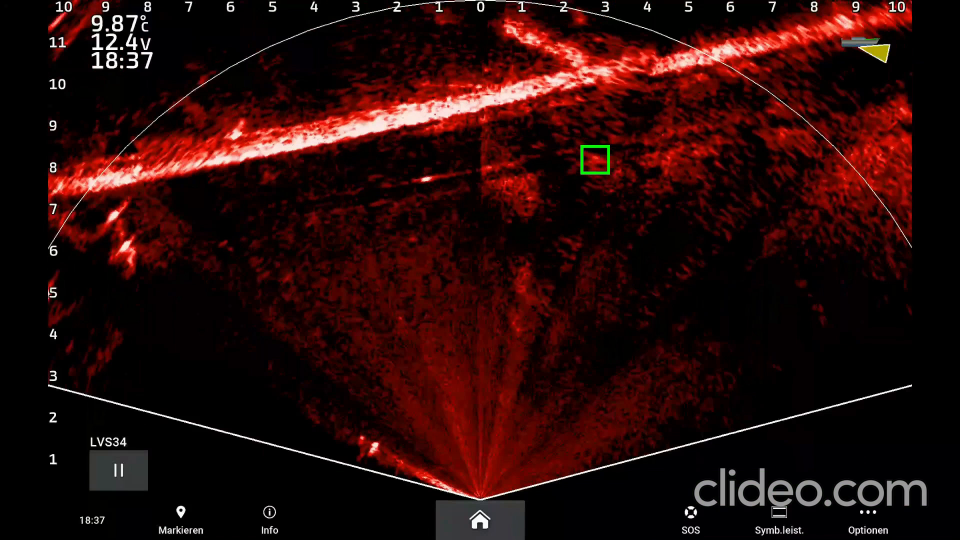
#> input picture frame 4 of tests/data/raw/videos/trimmed_video_minimal.mp4, 1920 x 1080 px, given in place of std_dev_filter.mp4, which was not available (shown at 1/2 size)
$ python dense_optical_flow.py
#> lines starting #> are read from the running program, lines starting #| are printed output that depends on the picture; pictures that were not available may be replaced by others from this repository, and a replacement may not be noted
import cv2 as cv
import numpy as np

# The video feed is read in as
# a VideoCapture object
cap = cv.VideoCapture("std_dev_filter.mp4")

# ret = a boolean return value from
# getting the frame, first_frame = the
# first frame in the entire video sequence
ret, first_frame = cap.read()
#> first_frame is the input picture: shape (1080, 1920, 3); mean B, G, R 9.2, 10.5, 39.6

# Converts frame to grayscale because we
# only need the luminance channel for
# detecting edges - less computationally
# expensive
prev_gray = cv.cvtColor(first_frame, cv.COLOR_BGR2GRAY)
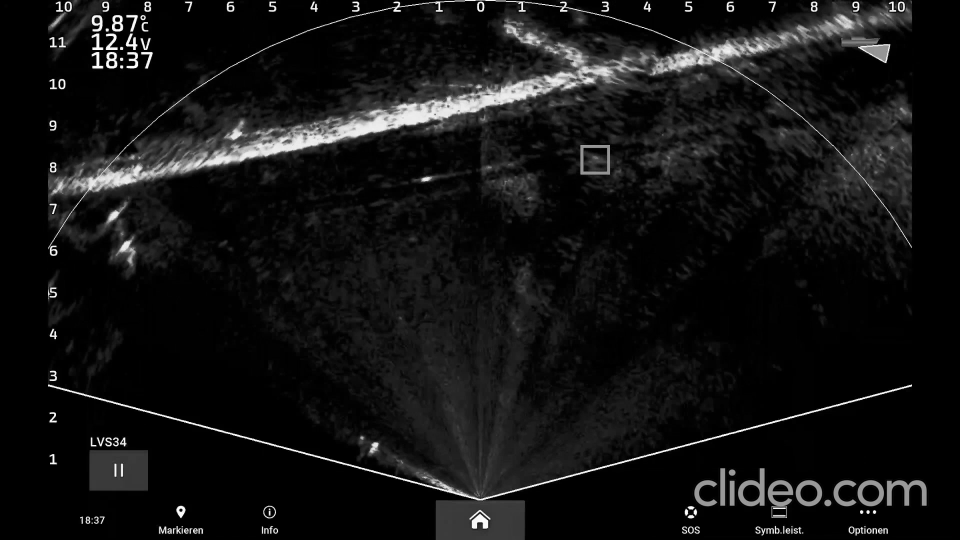
#> prev_gray: shape (1080, 1920) (shown at 1/2 size); min 0, max 255, mean 19

# Creates an image filled with zero
# intensities with the same dimensions
# as the frame
mask = np.zeros_like(first_frame)

# Sets image saturation to maximum
mask[..., 1] = 255

while cap.isOpened():

    # ret = a boolean return value from getting
    # the frame, frame = the current frame being
    # projected in the video
    ret, frame = cap.read()
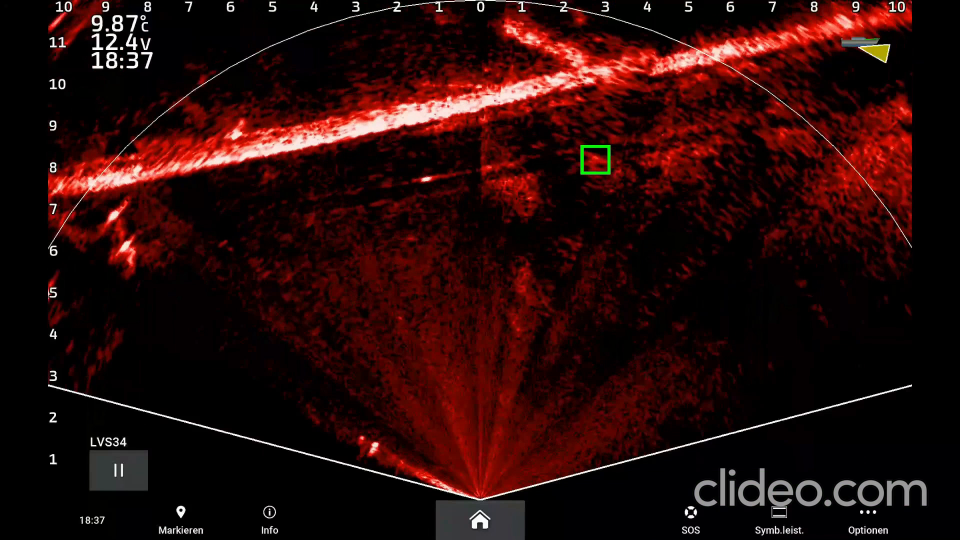
#> input picture frame 5 of tests/data/raw/videos/trimmed_video_minimal.mp4, 1920 x 1080 px, given in place of std_dev_filter.mp4, which was not available (shown at 1/2 size)
#> frame is the input picture: shape (1080, 1920, 3); mean B, G, R 9.3, 10.5, 39.6

    # Opens a new window and displays the input
    # frame
    cv.imshow("input", frame)

    # Converts each frame to grayscale - we previously
    # only converted the first frame to grayscale
    gray = cv.cvtColor(frame, cv.COLOR_BGR2GRAY)

    # Calculates dense optical flow by Farneback method
    flow = cv.calcOpticalFlowFarneback(prev_gray, gray, None, 0.5, 3, 15, 3, 5, 1.2, 0)

    # Computes the magnitude and angle of the 2D vectors
    magnitude, angle = cv.cartToPolar(flow[..., 0], flow[..., 1])
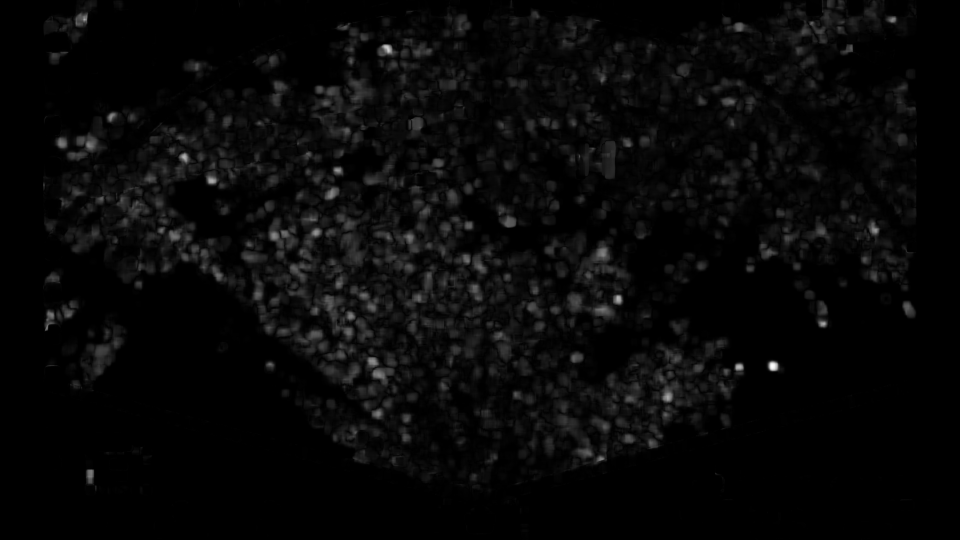
#> magnitude: shape (1080, 1920) float32 (shown at 1/2 size); min 0, max 7.27, mean 0.238; drawn with min black and max white
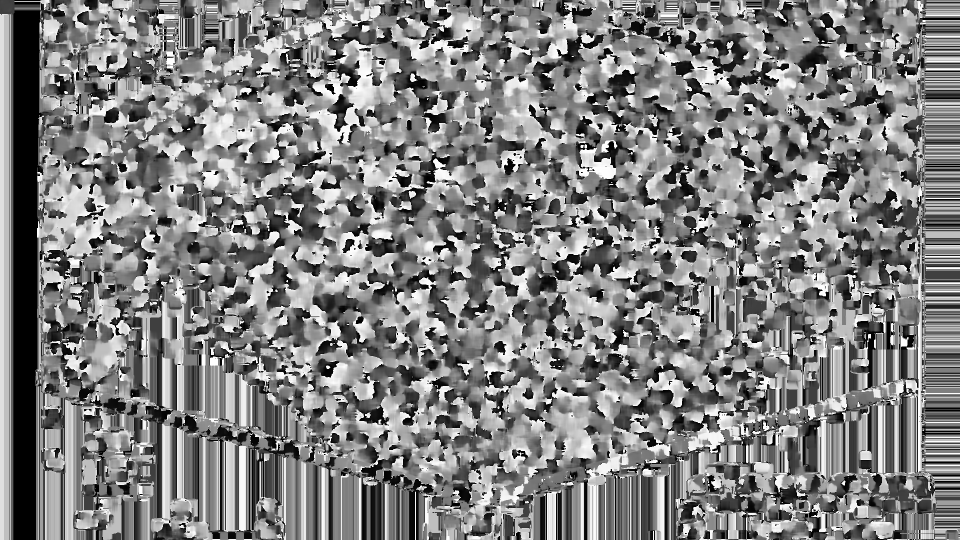
#> angle: shape (1080, 1920) float32 (shown at 1/2 size); min 0, max 6.28, mean 3.18; drawn with min black and max white

    # Sets image hue according to the optical flow
    # direction
    mask[..., 0] = angle * 180 / np.pi / 2
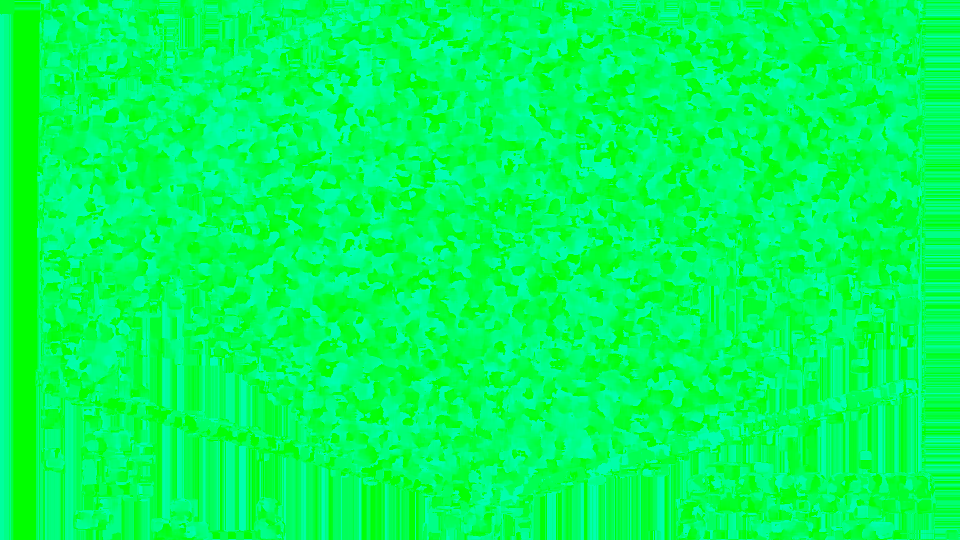
#> mask: shape (1080, 1920, 3) (shown at 1/2 size); mean of channels 0, 1, 2 90.5, 255, 0; drawn as B, G, R

    # Sets image value according to the optical flow
    # magnitude (normalized)
    mask[..., 2] = cv.normalize(magnitude, None, 0, 255, cv.NORM_MINMAX)
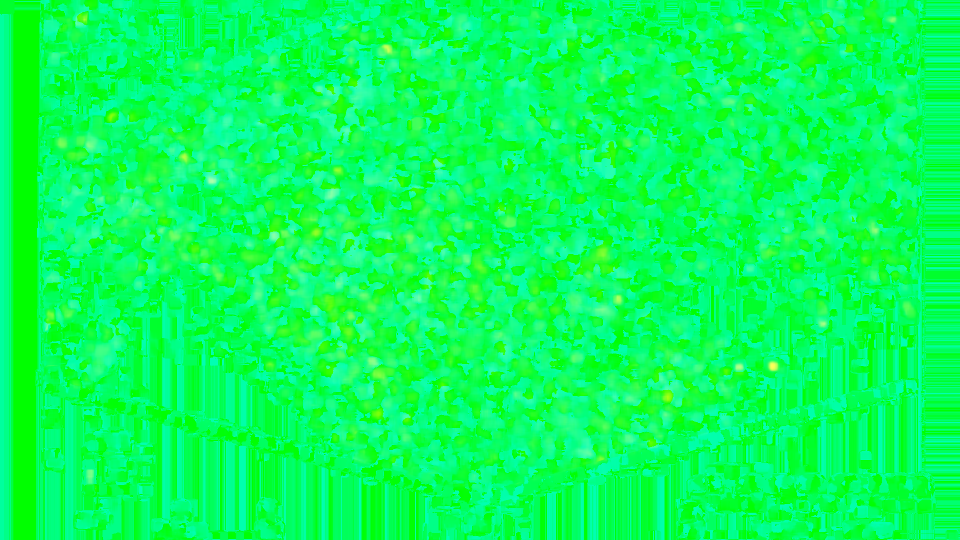
#> mask: shape (1080, 1920, 3) (shown at 1/2 size); mean of channels 0, 1, 2 90.5, 255, 8; drawn as B, G, R

    # Converts HSV to RGB (BGR) color representation
    rgb = cv.cvtColor(mask, cv.COLOR_HSV2BGR)
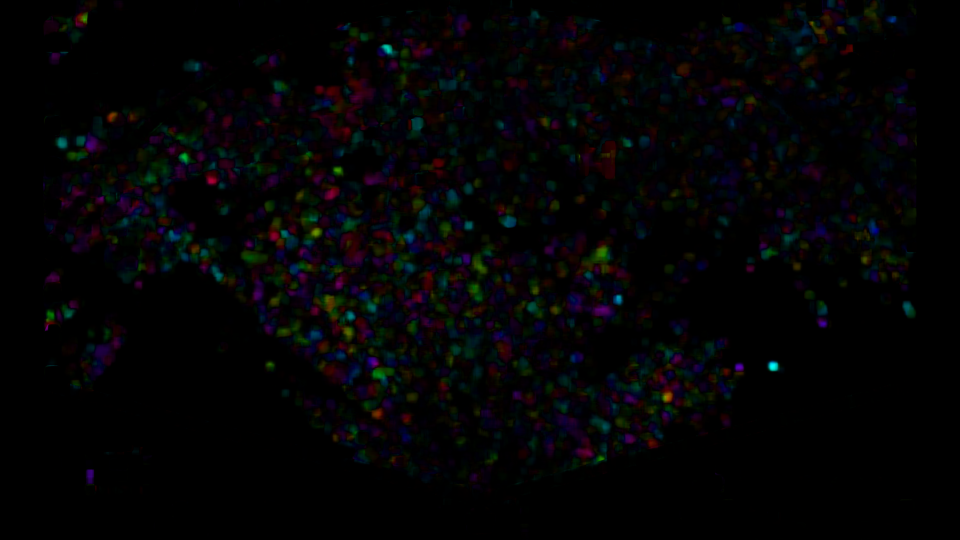
#> rgb: shape (1080, 1920, 3) (shown at 1/2 size); mean B, G, R 4.5, 3.5, 3.7

    # Opens a new window and displays the output frame
    cv.imshow("dense optical flow", rgb)

    # Updates previous frame
    prev_gray = gray

    # Frames are read by intervals of 1 millisecond. The
    # programs breaks out of the while loop when the
    # user presses the 'q' key
    if cv.waitKey(1) & 0xFF == ord("q"):
#> (key q is pressed here)
        break

# The following frees up resources and
# closes all windows
cap.release()
cv.destroyAllWindows()

$ run again, starting later in the video
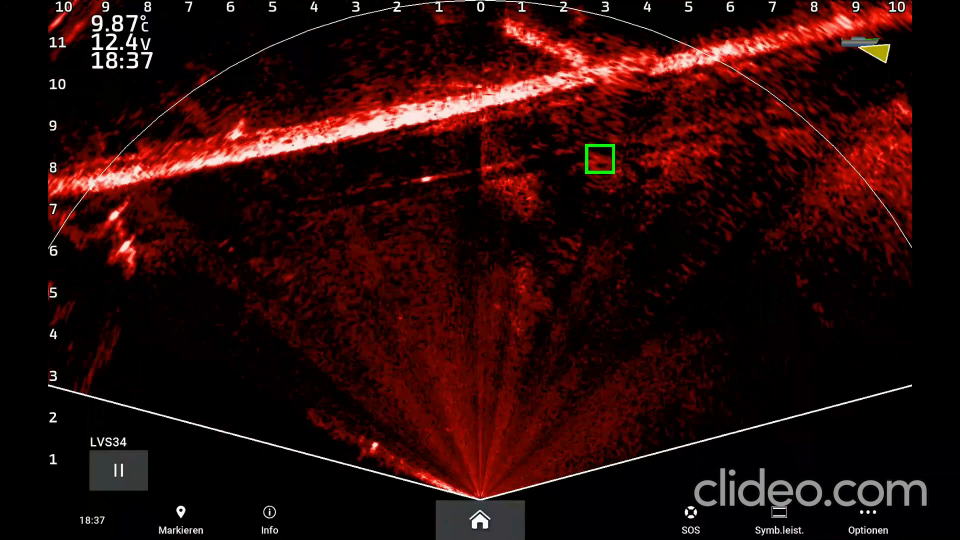
#> input picture frame 18 of tests/data/raw/videos/trimmed_video_minimal.mp4, 1920 x 1080 px, given in place of std_dev_filter.mp4, which was not available (shown at 1/2 size)
#> first_frame is the input picture: shape (1080, 1920, 3); mean B, G, R 9.3, 10.5, 39.3
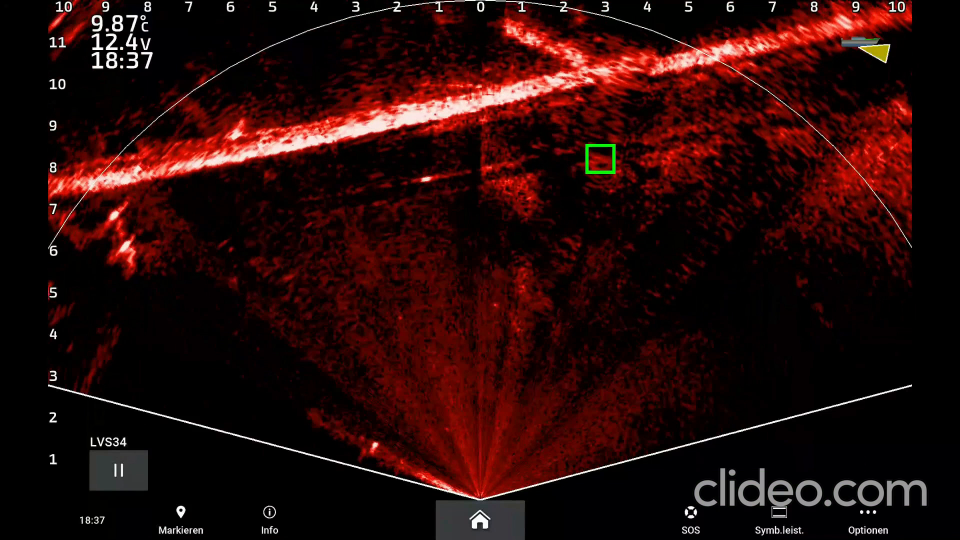
#> input picture frame 19 of tests/data/raw/videos/trimmed_video_minimal.mp4, 1920 x 1080 px, given in place of std_dev_filter.mp4, which was not available (shown at 1/2 size)
#> frame is the input picture: shape (1080, 1920, 3); mean B, G, R 9.2, 10.5, 39.2
#> `rgb = cv.cvtColor(mask, cv.COLOR_HSV2BGR)`:
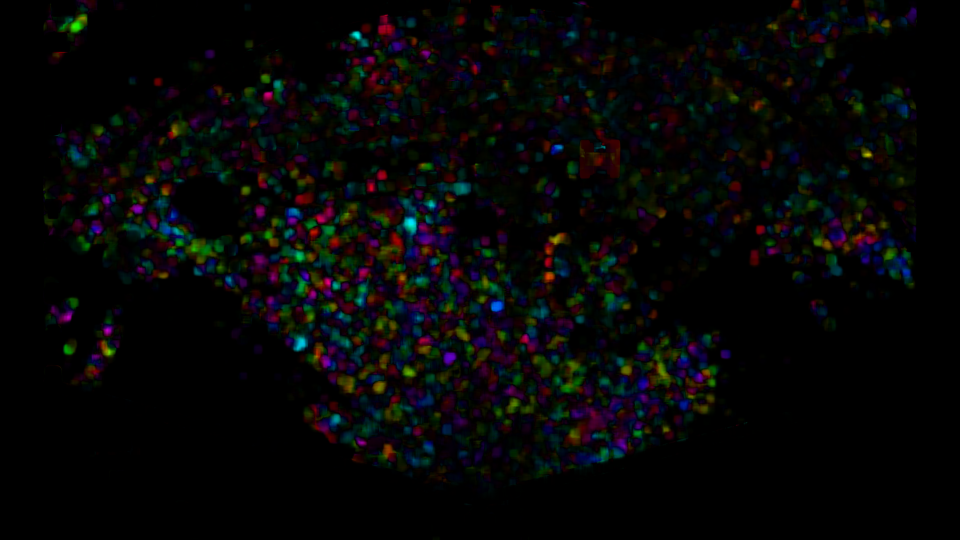
#> rgb: shape (1080, 1920, 3) (shown at 1/2 size); mean B, G, R 6.3, 6.4, 6.2

$ run again, starting later in the video
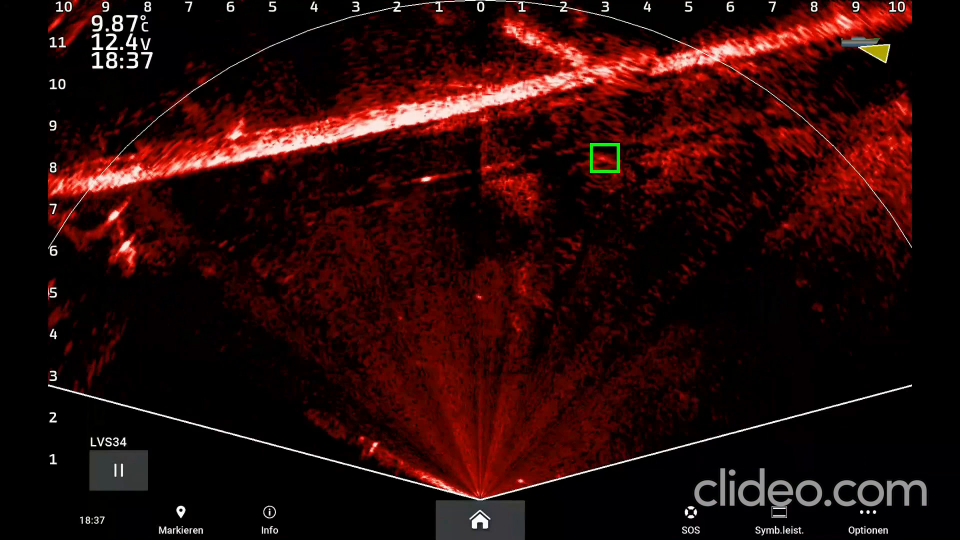
#> input picture frame 32 of tests/data/raw/videos/trimmed_video_minimal.mp4, 1920 x 1080 px, given in place of std_dev_filter.mp4, which was not available (shown at 1/2 size)
#> first_frame is the input picture: shape (1080, 1920, 3); mean B, G, R 9.3, 10.5, 39.5
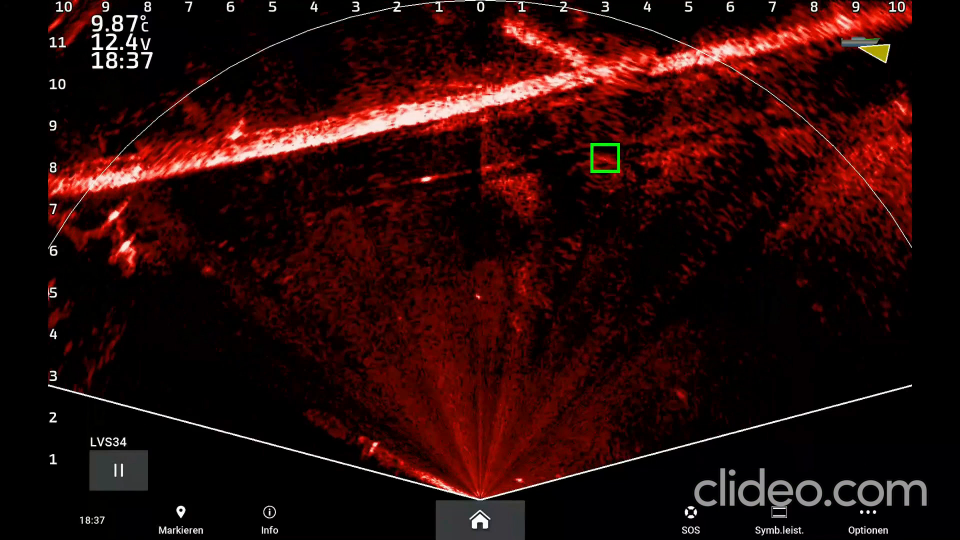
#> input picture frame 33 of tests/data/raw/videos/trimmed_video_minimal.mp4, 1920 x 1080 px, given in place of std_dev_filter.mp4, which was not available (shown at 1/2 size)
#> frame is the input picture: shape (1080, 1920, 3); mean B, G, R 9.2, 10.5, 39.5
#> `rgb = cv.cvtColor(mask, cv.COLOR_HSV2BGR)`:
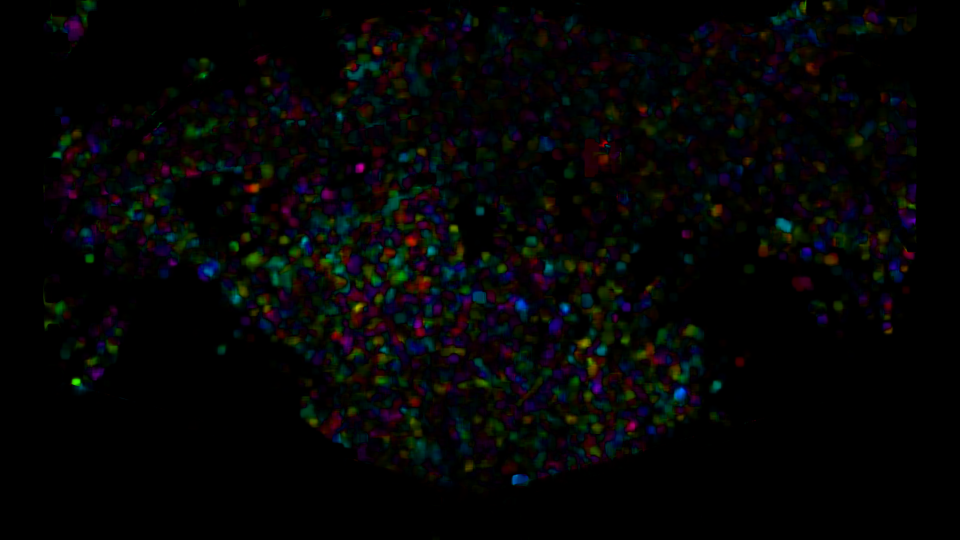
#> rgb: shape (1080, 1920, 3) (shown at 1/2 size); mean B, G, R 5.3, 5.1, 4.9
